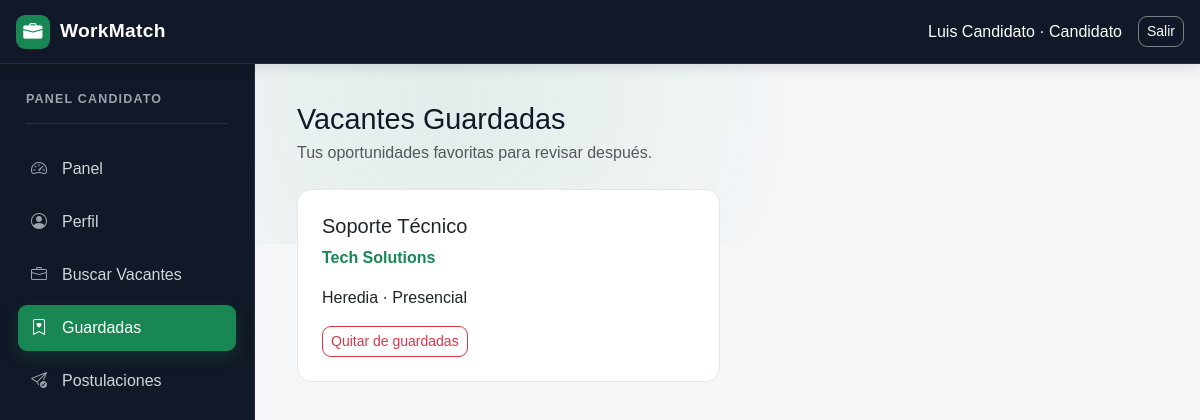
The page /index.php?seccion=favoritas (signed in) on the database its author committed.
### tables this page shows
CREATE TABLE perfiles_candidato (
    usuario_id INT PRIMARY KEY,
    profesion VARCHAR(120) NULL,
    formacion TEXT NULL,
    experiencia TEXT NULL,
    habilidades TEXT NULL,
    ubicacion VARCHAR(120) NULL,

    CONSTRAINT fk_perfil_candidato_usuario
        FOREIGN KEY (usuario_id)
        REFERENCES usuarios(id)
        ON DELETE CASCADE
);

CREATE TABLE usuarios (
    id INT AUTO_INCREMENT PRIMARY KEY,
    nombre VARCHAR(120) NOT NULL,
    identificacion VARCHAR(40) NOT NULL,
    correo VARCHAR(120) NOT NULL UNIQUE,
    telefono VARCHAR(30) NULL,
    sitio_web VARCHAR(180) NULL,
    password VARCHAR(255) NOT NULL,
    tipo ENUM('candidato', 'empresa') NOT NULL,
    fecha_registro TIMESTAMP DEFAULT CURRENT_TIMESTAMP
);

CREATE TABLE vacantes (
    id INT AUTO_INCREMENT PRIMARY KEY,

    empresa_id INT NOT NULL,

    puesto VARCHAR(120) NOT NULL,

    area VARCHAR(100) NOT NULL,

    descripcion TEXT NOT NULL,

    requisitos TEXT NULL,

    ubicacion VARCHAR(120) NOT NULL,

    modalidad ENUM(
        'Presencial',
        'Híbrido',
        'Remoto'
    ) NOT NULL DEFAULT 'Presencial',

    tipo_contrato ENUM(
        'Tiempo completo',
        'Medio tiempo',
        'Temporal',
        'Práctica'
    ) NOT NULL DEFAULT 'Tiempo completo',

    salario DECIMAL(12,2) NULL,

    estado ENUM(
        'Activa',
        'Cerrada'
    ) DEFAULT 'Activa',

    fecha_creacion TIMESTAMP DEFAULT CURRENT_TIMESTAMP,

    CONSTRAINT fk_vacante_empresa
        FOREIGN KEY (empresa_id)
        REFERENCES usuarios(id)
        ON DELETE CASCADE
);

### app/controllers/WorkMatchController.php (called while the page is built, shortened)
<?php
require_once __DIR__ . '/../models/WorkMatch.php';
class WorkMatchController
{
    private WorkMatch $model;
    public function __construct(){ $this->model=new WorkMatch(); }
    public function run(): void
    {
        $this->mostrarSistema();
    }
    private function mostrarSistema(): void
    {
        $usuario=$_SESSION['usuario']; $seccion=$_GET['seccion']??'panel'; $mensajeOk=$_SESSION['mensaje_ok']??''; unset($_SESSION['mensaje_ok']);
        $perfil=$usuario['tipo']==='empresa'?$this->model->obtenerPerfilEmpresa((int)$usuario['id']):$this->model->obtenerPerfilCandidato((int)$usuario['id']);
        $favoritas=$usuario['tipo']==='candidato'?$this->model->favoritasCandidato((int)$usuario['id']):[];
        require __DIR__.'/../views/sistema.php';
    }
}

### index.php (called while the page is built)
<?php
require_once __DIR__ . '/app/controllers/WorkMatchController.php';
$controller = new WorkMatchController();
$controller->run();

### app/models/WorkMatch.php (called while the page is built, shortened)
<?php
require_once __DIR__ . '/../../config/database.php';
class WorkMatch
{
    private PDO $connection;
    public function __construct()
    {
        $database = new Database();
        $this->connection = $database->connect();
    }
    public function obtenerPerfilCandidato(int $id): array|false
    {
        $stmt=$this->connection->prepare('SELECT u.id,u.nombre,u.identificacion,u.correo,u.telefono,p.profesion,p.formacion,p.experiencia,p.habilidades,p.ubicacion FROM usuarios u JOIN perfiles_candidato p ON p.usuario_id=u.id WHERE u.id=:id');
        $stmt->execute(['id'=>$id]); return $stmt->fetch();
    }
    public function favoritasCandidato(int $candidatoId): array
    {
        $stmt=$this->connection->prepare("SELECT v.*,u.nombre empresa FROM favoritos f JOIN vacantes v ON v.id=f.vacante_id JOIN usuarios u ON u.id=v.empresa_id WHERE f.candidato_id=:id ORDER BY f.fecha_guardado DESC");
        $stmt->execute(['id'=>$candidatoId]); return $stmt->fetchAll();
    }
}

### config/database.php (called while the page is built)
<?php
class Database
{
    private string $host = 'db';
    private string $database = 'workmatch';
    private string $username = 'root';
    private string $password = 'root';
    public function connect(): PDO
    {
        try {
            $connection = new PDO(
                "mysql:host={$this->host};dbname={$this->database};charset=utf8mb4",
                $this->username,
                $this->password
            );
            $connection->setAttribute(PDO::ATTR_ERRMODE, PDO::ERRMODE_EXCEPTION);
            $connection->setAttribute(PDO::ATTR_DEFAULT_FETCH_MODE, PDO::FETCH_ASSOC);
            return $connection;
        } catch (PDOException $exception) {
            throw new RuntimeException('No fue posible conectar con la base de datos.');
        }
    }
}

### app/views/sistema.php (the view, shortened to what this page needs)
<?php
function e(mixed $v): string { return htmlspecialchars((string)($v??''),ENT_QUOTES,'UTF-8'); }
$esEmpresa=$usuario['tipo']==='empresa';
?>
<!DOCTYPE html><html lang="es"><head><meta charset="UTF-8"><meta name="viewport" content="width=device-width,initial-scale=1"><title>WorkMatch</title>
<link href="https://cdn.jsdelivr.net/npm/bootstrap@5.3.3/dist/css/bootstrap.min.css" rel="stylesheet"><link rel="stylesheet" href="https://cdn.jsdelivr.net/npm/bootstrap-icons@1.11.3/font/bootstrap-icons.min.css"><link rel="stylesheet" href="public/css/style.css"></head><body>
<nav class="navbar navbar-dark fixed-top px-3"><a class="navbar-brand fw-bold" href="index.php"><i class="bi bi-briefcase-fill"></i> WorkMatch</a><div class="d-flex align-items-center gap-3 text-white"><span class="d-none d-md-inline"><?= e($usuario['nombre']) ?> · <?= $esEmpresa?'Empresa':'Candidato' ?></span><a class="btn btn-outline-light btn-sm" href="index.php?action=logout">Salir</a></div></nav>
<div class="app-layout"><aside class="sidebar"><h5><?= $esEmpresa?'Panel Empresa':'Panel Candidato' ?></h5>
<a class="<?= $seccion==='panel'?'active':'' ?>" href="index.php?seccion=panel"><i class="bi bi-speedometer2"></i>Panel</a>
<a class="<?= $seccion==='perfil'?'active':'' ?>" href="index.php?seccion=perfil"><i class="bi bi-person-circle"></i>Perfil</a>
<a class="<?= $seccion==='vacantes'?'active':'' ?>" href="index.php?seccion=vacantes"><i class="bi bi-briefcase"></i><?= $esEmpresa?'Mis Vacantes':'Buscar Vacantes' ?></a>
<?php if($esEmpresa): ?><a class="<?= $seccion==='candidatos'?'active':'' ?>" href="index.php?seccion=candidatos"><i class="bi bi-people"></i>Candidatos</a>
<?php else: ?><a class="<?= $seccion==='favoritas'?'active':'' ?>" href="index.php?seccion=favoritas"><i class="bi bi-bookmark-heart"></i>Guardadas</a><a class="<?= $seccion==='postulaciones'?'active':'' ?>" href="index.php?seccion=postulaciones"><i class="bi bi-send-check"></i>Postulaciones</a><?php endif; ?></aside>
<main class="content-area">
<?php if(!$esEmpresa && $seccion==='favoritas'): ?><h2>Vacantes Guardadas</h2><p class="text-muted">Tus oportunidades favoritas para revisar después.</p><div class="row g-3"><?php foreach($favoritas as $v): ?><div class="col-md-6"><div class="card"><div class="card-body"><h5><?= e($v['puesto']) ?></h5><p class="company-name"><?= e($v['empresa']) ?></p><p><?= e($v['ubicacion']) ?> · <?= e($v['modalidad']??'Presencial') ?></p><form method="post"><button class="btn btn-outline-danger btn-sm">Quitar de guardadas</button></form></div></div></div><?php endforeach; ?></div><?php endif; ?>
</main></div>
<script src="https://cdn.jsdelivr.net/npm/bootstrap@5.3.3/dist/js/bootstrap.bundle.min.js"></script><script src="public/js/app.js"></script></body></html>

### public/css/style.css (style rules this page uses)
:root { --wm-dark: #111827; --wm-dark-2: #1f2937; --wm-green: #198754; --wm-green-dark: #146c43; --wm-bg: #f4f6f8; --wm-card: #ffffff; --wm-border: #e5e7eb; --wm-text: #1f2937; --wm-muted: #6b7280; }
* { box-sizing: border-box; }
body { margin: 0; background: var(--wm-bg); color: var(--wm-text); font-family: Arial, Helvetica, sans-serif; }
.navbar { min-height: 64px; background: var(--wm-dark) !important; border-bottom: 1px solid rgba(255,255,255,.08); box-shadow: 0 3px 14px rgba(0,0,0,.12); }
.navbar-brand { display: flex; align-items: center; gap: 10px; color: #fff !important; font-size: 1.2rem; letter-spacing: .3px; }
.navbar-brand i { display: inline-flex; align-items: center; justify-content: center; width: 34px; height: 34px; border-radius: 9px; background: var(--wm-green); }
.navbar .btn-outline-light { border-color: rgba(255,255,255,.45); }
.btn { border-radius: 9px; }
.app-layout { display: flex; min-height: 100vh; padding-top: 64px; }
.sidebar { position: fixed; top: 64px; bottom: 0; left: 0; width: 255px; padding: 28px 18px; overflow-y: auto; color: #fff; background: var(--wm-dark); border-right: 1px solid rgba(255,255,255,.08); }
.sidebar h5 { margin: 0 8px 22px; padding-bottom: 16px; color: #9ca3af; border-bottom: 1px solid rgba(255,255,255,.1); font-size: .78rem; font-weight: 700; letter-spacing: 1.2px; text-transform: uppercase; }
.sidebar a { display: flex; align-items: center; gap: 9px; margin-bottom: 7px; padding: 11px 13px; color: #d1d5db; border-radius: 9px; text-decoration: none; transition: .2s ease; }
.sidebar a i { width: 22px; color: #9ca3af; font-size: 1rem; }
.sidebar a.active { color: #fff; background: var(--wm-green); box-shadow: 0 6px 16px rgba(25,135,84,.24); }
.sidebar a.active i { color: #fff; }
.content-area { width: calc(100% - 255px); margin-left: 255px; padding: 38px 42px 55px; }
.content-area > h2 { margin-bottom: 4px; color: var(--wm-dark); font-size: 1.8rem; }
.content-area > .text-muted { margin-bottom: 24px; }
.card { border: 1px solid var(--wm-border); border-radius: 14px; background: var(--wm-card); }
.card-body { padding: 24px; }
html { scroll-behavior: smooth; }
body::before { content: ""; position: fixed; inset: 64px 0 auto 255px; height: 180px; background: radial-gradient(circle at 20% 20%, rgba(25,135,84,.08), transparent 45%); pointer-events: none; z-index: -1; }
.btn { transition: transform .15s ease, box-shadow .15s ease, background .15s ease; }
.company-name { color:var(--wm-green);font-weight:700 }

### rows shown on the page
perfiles_candidato: usuario_id.nombre "Luis Candidato"
vacantes: puesto "Soporte Técnico", empresa.nombre "Tech Solutions", ubicacion "Heredia", modalidad "Presencial"
